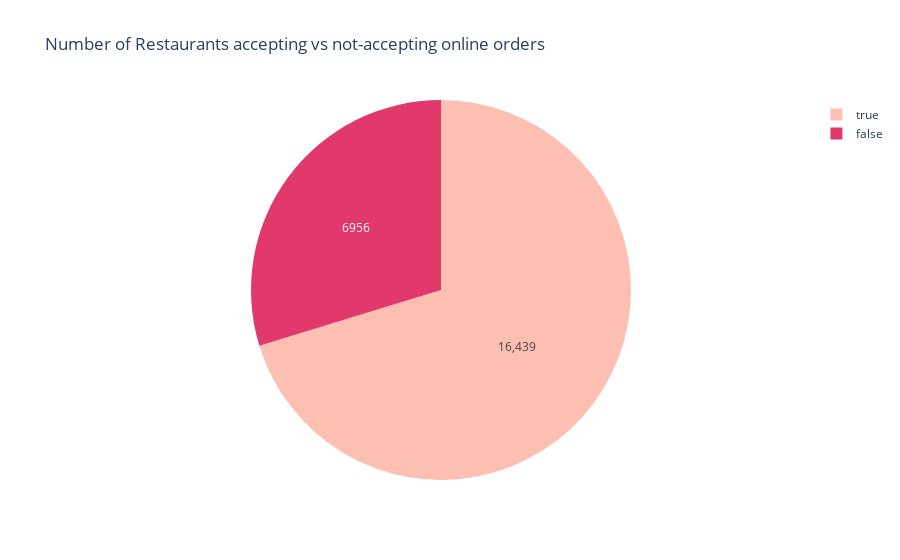

Notebook code for this chart:
### Code cell
# textinfo='value' is to add the actual values on the pie chart instead of percentage(default)
trace = go.Pie(labels=x.index,values=x.values, textinfo='value' ,marker=dict(colors=['#FEBFB3', '#E1396C']))
layout = go.Layout(title="Number of Restaurants accepting vs not-accepting online orders")
fig = go.Figure(data=[trace], layout=layout)
iplot(fig)

### Figure 1 — Plotly figure (JSON) as saved in the notebook; plotly's stock layout.template omitted (floating-point values rounded to 4 significant figures)
{"data": [{"labels": [true, false], "marker": {"colors": ["#FEBFB3", "#E1396C"]}, "textinfo": "value", "type": "pie", "values": [16439, 6956]}], "layout": {"title": {"text": "Number of Restaurants accepting vs not-accepting online orders"}}}
